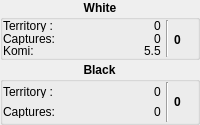
             <widget class="QWidget" name="page_2" >
              <layout class="QVBoxLayout" >
               <property name="spacing" >
                <number>2</number>
               </property>
               <property name="margin" >
                <number>0</number>
               </property>
               <item>
                <widget class="QGroupBox" name="whiteFrame_2" >
                 <property name="sizePolicy" >
                  <sizepolicy vsizetype="Minimum" hsizetype="Preferred" >
                   <horstretch>0</horstretch>
                   <verstretch>0</verstretch>
                  </sizepolicy>
                 </property>
                 <property name="minimumSize" >
                  <size>
                   <width>16</width>
                   <height>40</height>
                  </size>
                 </property>
                 <property name="maximumSize" >
                  <size>
                   <width>16777215</width>
                   <height>60</height>
                  </size>
                 </property>
                 <property name="font" >
                  <font>
                   <weight>75</weight>
                   <bold>true</bold>
                  </font>
                 </property>
                 <property name="title" >
                  <string>White</string>
                 </property>
                 <property name="alignment" >
                  <set>Qt::AlignHCenter</set>
                 </property>
                 <layout class="QGridLayout" >
                  <property name="leftMargin" >
                   <number>0</number>
                  </property>
                  <property name="topMargin" >
                   <number>0</number>
                  </property>
                  <property name="rightMargin" >
                   <number>3</number>
                  </property>
                  <property name="bottomMargin" >
                   <number>0</number>
                  </property>
                  <property name="horizontalSpacing" >
                   <number>5</number>
                  </property>
                  <property name="verticalSpacing" >
                   <number>0</number>
                  </property>
                  <item row="0" column="0" >
                   <layout class="QHBoxLayout" >
                    <property name="spacing" >
                     <number>0</number>
                    </property>
                    <item>
                     <widget class="QLabel" name="TextLabel2_5" >
                      <property name="maximumSize" >
                       <size>
                        <width>16777215</width>
                        <height>12</height>
                       </size>
                      </property>
                      <property name="font" >
                       <font>
                        <weight>50</weight>
                        <bold>false</bold>
                       </font>
                      </property>
                      <property name="text" >
                       <string>Territory :</string>
                      </property>
                      <property name="alignment" >
                       <set>Qt::AlignRight|Qt::AlignTrailing|Qt::AlignVCenter</set>
                      </property>
                     </widget>
                    </item>
                    <item>
                     <spacer>
                      <property name="orientation" >
                       <enum>Qt::Horizontal</enum>
                      </property>
                      <property name="sizeType" >
                       <enum>QSizePolicy::MinimumExpanding</enum>
                      </property>
                      <property name="sizeHint" stdset="0" >
                       <size>
                        <width>10</width>
                        <height>20</height>
                       </size>
                      </property>
                     </spacer>
                    </item>
                    <item>
                     <widget class="QLabel" name="terrWhite" >
                      <property name="maximumSize" >
                       <size>
                        <width>16777215</width>
                        <height>12</height>
                       </size>
                      </property>
                      <property name="font" >
                       <font>
                        <weight>50</weight>
                        <bold>false</bold>
                       </font>
                      </property>
                      <property name="text" >
                       <string>0</string>
                      </property>
                      <property name="alignment" >
                       <set>Qt::AlignCenter</set>
                      </property>
                      <property name="margin" >
                       <number>0</number>
                      </property>
                     </widget>
                    </item>
                   </layout>
                  </item>
                  <item rowspan="3" row="0" column="1" >
                   <widget class="Line" name="line" >
                    <property name="orientation" >
                     <enum>Qt::Vertical</enum>
                    </property>
                   </widget>
                  </item>
                  <item rowspan="3" row="0" column="2" >
                   <widget class="QLabel" name="totalWhite" >
                    <property name="minimumSize" >
                     <size>
                      <width>20</width>
                      <height>40</height>
                     </size>
                    </property>
                    <property name="font" >
                     <font>
                      <weight>75</weight>
                      <bold>true</bold>
                     </font>
                    </property>
                    <property name="text" >
                     <string>0</string>
                    </property>
                   </widget>
                  </item>
                  <item row="1" column="0" >
                   <layout class="QHBoxLayout" >
                    <item>
                     <widget class="QLabel" name="TextLabel2_3" >
                      <property name="maximumSize" >
                       <size>
                        <width>16777215</width>
                        <height>12</height>
                       </size>
                      </property>
                      <property name="font" >
                       <font>
                        <weight>50</weight>
                        <bold>false</bold>
                       </font>
                      </property>
                      <property name="text" >
                       <string>Captures:</string>
                      </property>
                      <property name="alignment" >
                       <set>Qt::AlignRight|Qt::AlignTrailing|Qt::AlignVCenter</set>
                      </property>
                     </widget>
                    </item>
                    <item>
                     <spacer>
                      <property name="orientation" >
                       <enum>Qt::Horizontal</enum>
                      </property>
                      <property name="sizeType" >
                       <enum>QSizePolicy::MinimumExpanding</enum>
                      </property>
                      <property name="sizeHint" stdset="0" >
                       <size>
                        <width>10</width>
                        <height>20</height>
                       </size>
                      </property>
                     </spacer>
                    </item>
                    <item>
                     <widget class="QLabel" name="capturesWhiteScore" >
                      <property name="maximumSize" >
                       <size>
                        <width>16777215</width>
                        <height>12</height>
                       </size>
                      </property>
                      <property name="font" >
                       <font>
                        <weight>50</weight>
                        <bold>false</bold>
                       </font>
                      </property>
                      <property name="text" >
                       <string>0</string>
                      </property>
                      <property name="alignment" >
                       <set>Qt::AlignCenter</set>
                      </property>
                      <property name="margin" >
                       <number>0</number>
                      </property>
                     </widget>
                    </item>
                   </layout>
                  </item>
                  <item row="2" column="0" >
                   <layout class="QHBoxLayout" >
                    <property name="spacing" >
                     <number>6</number>
                    </property>
                    <property name="margin" >
                     <number>0</number>
                    </property>
                    <item>
                     <widget class="QLabel" name="TextLabel_komi_2" >
                      <property name="sizePolicy" >
                       <sizepolicy vsizetype="Fixed" hsizetype="Preferred" >
                        <horstretch>0</horstretch>
                        <verstretch>0</verstretch>
                       </sizepolicy>
                      </property>
                      <property name="minimumSize" >
                       <size>
                        <width>0</width>
                        <height>12</height>
                       </size>
                      </property>
                      <property name="maximumSize" >
                       <size>
                        <width>16777215</width>
                        <height>12</height>
                       </size>
                      </property>
                      <property name="font" >
                       <font>
                        <weight>50</weight>
                        <bold>false</bold>
                       </font>
                      </property>
                      <property name="toolTip" >
                       <string>komi points</string>
                      </property>
                      <property name="whatsThis" >
                       <string>komi:

Add komi points to white because black has the advantage to set the first stone.
Use "komi x" to request a komi of x (number).</string>
                      </property>
                      <property name="text" >
                       <string>Komi:</string>
                      </property>
                     </widget>
                    </item>
                    <item>
                     <spacer>
                      <property name="orientation" >
                       <enum>Qt::Horizontal</enum>
                      </property>
                      <property name="sizeType" >
                       <enum>QSizePolicy::MinimumExpanding</enum>
                      </property>
                      <property name="sizeHint" stdset="0" >
                       <size>
                        <width>10</width>
                        <height>20</height>
                       </size>
                      </property>
                     </spacer>
                    </item>
                    <item>
                     <widget class="QLabel" name="komiScore" >
                      <property name="sizePolicy" >
                       <sizepolicy vsizetype="Fixed" hsizetype="Preferred" >
                        <horstretch>0</horstretch>
                        <verstretch>0</verstretch>
                       </sizepolicy>
                      </property>
                      <property name="maximumSize" >
                       <size>
                        <width>16777215</width>
                        <height>12</height>
                       </size>
                      </property>
                      <property name="font" >
                       <font>
                        <weight>50</weight>
                        <bold>false</bold>
                       </font>
                      </property>
                      <property name="text" >
                       <string>5.5</string>
                      </property>
                     </widget>
                    </item>
                   </layout>
                  </item>
                 </layout>
                </widget>
               </item>
               <item>
                <widget class="QGroupBox" name="blackFrame_2" >
                 <property name="sizePolicy" >
                  <sizepolicy vsizetype="Minimum" hsizetype="Preferred" >
                   <horstretch>0</horstretch>
                   <verstretch>0</verstretch>
                  </sizepolicy>
                 </property>
                 <property name="minimumSize" >
                  <size>
                   <width>16</width>
                   <height>60</height>
                  </size>
                 </property>
                 <property name="font" >
                  <font>
                   <weight>75</weight>
                   <bold>true</bold>
                  </font>
                 </property>
                 <property name="title" >
                  <string>Black</string>
                 </property>
                 <property name="alignment" >
                  <set>Qt::AlignHCenter</set>
                 </property>
                 <layout class="QGridLayout" >
                  <property name="leftMargin" >
                   <number>0</number>
                  </property>
                  <property name="topMargin" >
                   <number>0</number>
                  </property>
                  <property name="rightMargin" >
                   <number>3</number>
                  </property>
                  <property name="bottomMargin" >
                   <number>0</number>
                  </property>
                  <property name="horizontalSpacing" >
                   <number>5</number>
                  </property>
                  <property name="verticalSpacing" >
                   <number>0</number>
                  </property>
                  <item row="0" column="0" >
                   <layout class="QHBoxLayout" >
                    <property name="spacing" >
                     <number>0</number>
                    </property>
                    <item>
                     <widget class="QLabel" name="TextLabel2_11" >
                      <property name="maximumSize" >
                       <size>
                        <width>16777215</width>
                        <height>12</height>
                       </size>
                      </property>
                      <property name="font" >
                       <font>
                        <weight>50</weight>
                        <bold>false</bold>
                       </font>
                      </property>
                      <property name="text" >
                       <string>Territory :</string>
                      </property>
                      <property name="alignment" >
                       <set>Qt::AlignRight|Qt::AlignTrailing|Qt::AlignVCenter</set>
                      </property>
                     </widget>
                    </item>
                    <item>
                     <spacer>
                      <property name="orientation" >
                       <enum>Qt::Horizontal</enum>
                      </property>
                      <property name="sizeHint" stdset="0" >
                       <size>
                        <width>40</width>
                        <height>20</height>
                       </size>
                      </property>
                     </spacer>
                    </item>
                    <item>
                     <widget class="QLabel" name="terrBlack" >
                      <property name="maximumSize" >
                       <size>
                        <width>16777215</width>
                        <height>12</height>
                       </size>
                      </property>
                      <property name="font" >
                       <font>
                        <weight>50</weight>
                        <bold>false</bold>
                       </font>
                      </property>
                      <property name="text" >
                       <string>0</string>
                      </property>
                      <property name="alignment" >
                       <set>Qt::AlignCenter</set>
                      </property>
                      <property name="margin" >
                       <number>0</number>
                      </property>
                     </widget>
                    </item>
                   </layout>
                  </item>
                  <item rowspan="2" row="0" column="1" >
                   <widget class="Line" name="line_3" >
                    <property name="orientation" >
                     <enum>Qt::Vertical</enum>
                    </property>
                   </widget>
                  </item>
                  <item rowspan="2" row="0" column="2" >
                   <widget class="QLabel" name="totalBlack" >
                    <property name="minimumSize" >
                     <size>
                      <width>20</width>
                      <height>0</height>
                     </size>
                    </property>
                    <property name="font" >
                     <font>
                      <weight>75</weight>
                      <bold>true</bold>
                     </font>
                    </property>
                    <property name="text" >
                     <string>0</string>
                    </property>
                   </widget>
                  </item>
                  <item row="1" column="0" >
                   <layout class="QHBoxLayout" >
                    <item>
                     <widget class="QLabel" name="TextLabel2_12" >
                      <property name="maximumSize" >
                       <size>
                        <width>16777215</width>
                        <height>12</height>
                       </size>
                      </property>
                      <property name="font" >
                       <font>
                        <weight>50</weight>
                        <bold>false</bold>
                       </font>
                      </property>
                      <property name="text" >
                       <string>Captures:</string>
                      </property>
                      <property name="alignment" >
                       <set>Qt::AlignRight|Qt::AlignTrailing|Qt::AlignVCenter</set>
                      </property>
                     </widget>
                    </item>
                    <item>
                     <spacer>
                      <property name="orientation" >
                       <enum>Qt::Horizontal</enum>
                      </property>
                      <property name="sizeHint" stdset="0" >
                       <size>
                        <width>10</width>
                        <height>20</height>
                       </size>
                      </property>
                     </spacer>
                    </item>
                    <item>
                     <spacer>
                      <property name="orientation" >
                       <enum>Qt::Horizontal</enum>
                      </property>
                      <property name="sizeHint" stdset="0" >
                       <size>
                        <width>40</width>
                        <height>20</height>
                       </size>
                      </property>
                     </spacer>
                    </item>
                    <item>
                     <widget class="QLabel" name="capturesBlackScore" >
                      <property name="maximumSize" >
                       <size>
                        <width>16777215</width>
                        <height>12</height>
                       </size>
                      </property>
                      <property name="font" >
                       <font>
                        <weight>50</weight>
                        <bold>false</bold>
                       </font>
                      </property>
                      <property name="text" >
                       <string>0</string>
                      </property>
                      <property name="alignment" >
                       <set>Qt::AlignCenter</set>
                      </property>
                      <property name="margin" >
                       <number>0</number>
                      </property>
                     </widget>
                    </item>
                   </layout>
                  </item>
                 </layout>
                </widget>
               </item>
              </layout>
             </widget>
